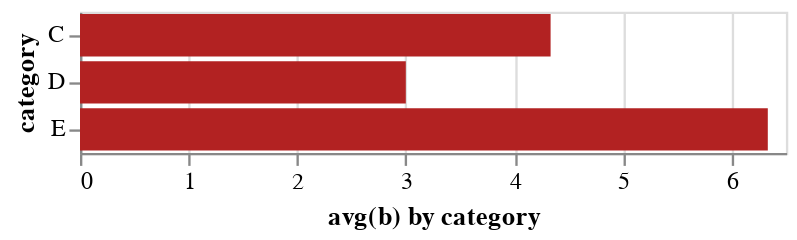

Here is the notebook cell this chart was saved with:
### Markdown cell above
## Personalizando sua visualização
Por padrão, o Altair via Vega-Lite faz algumas escolhas sobre as propriedades padrão da visualização. Altair também fornece uma API para personalizar a aparência da visualização. Por exemplo, podemos especificar os títulos dos eixos usando o método title() das classes de canal, e podemos especificar a cor da marca definindo a palavra-chave color do método Chart.mark_* para qualquer string de cor HTML válida:

### Code cell
alt.Chart(data).mark_bar(color='firebrick').encode(
    alt.Y('a').title('category'),
    alt.X('average(b)').title('avg(b) by category')
)

### Figure 1 — Vega-Lite specification as saved in the notebook (floating-point values rounded to 4 significant figures)
{"config": {"view": {"continuousWidth": 300, "continuousHeight": 300}}, "data": {"name": "data-347f1284ea3247c0f55cb966abbdd2d8"}, "mark": {"type": "bar", "color": "firebrick"}, "encoding": {"x": {"aggregate": "average", "field": "b", "title": "avg(b) by category", "type": "quantitative"}, "y": {"field": "a", "title": "category", "type": "nominal"}}, "$schema": "https://vega.github.io/schema/vega-lite/v5.14.1.json", "datasets": {"data-347f1284ea3247c0f55cb966abbdd2d8": [{"a": "C", "b": 2}, {"a": "C", "b": 7}, {"a": "C", "b": 4}, {"a": "D", "b": 1}, {"a": "D", "b": 2}, {"a": "D", "b": 6}, {"a": "E", "b": 8}, {"a": "E", "b": 4}, {"a": "E", "b": 7}]}}
